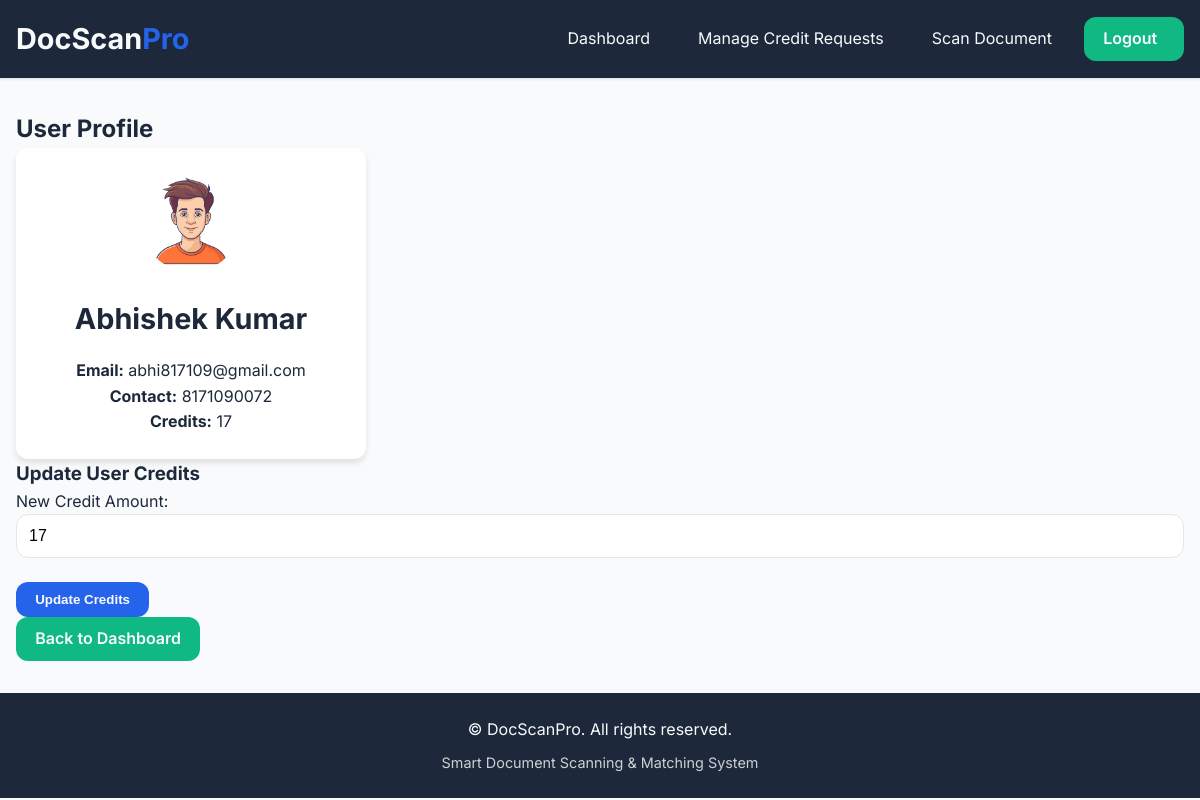
Page /admin/user/2 (signed in) on the committed database.
### tables this page shows
CREATE TABLE users (
            id INTEGER PRIMARY KEY AUTOINCREMENT,
            name TEXT NOT NULL,
            email TEXT UNIQUE NOT NULL,
            contact TEXT NOT NULL,
            password_hash TEXT NOT NULL,
            gender TEXT DEFAULT 'others',
            role TEXT DEFAULT 'user',
            credits INTEGER DEFAULT 20,
            last_reset DATE DEFAULT CURRENT_DATE
        );

### blueprints/admin.py (the view, shortened to what this page needs)
@admin_bp.route('/user/<int:user_id>', methods=['GET', 'POST'])
def admin_user_details(user_id):
    if 'user_id' not in session or session.get('role') != 'admin':
        flash('Unauthorized access.', 'error')
        return redirect('/')
    conn = get_db_connection()
    cursor = conn.cursor()
    cursor.execute("SELECT * FROM users WHERE id = ?", (user_id,))
    user = cursor.fetchone()
    conn.close()
    return render_template('admin_user_details.html', user=user)

### app.py (called while the page is built)
@app.after_request
def add_security_headers(response):
    response.headers['Strict-Transport-Security'] = 'max-age=31536000; includeSubDomains'
    response.headers['X-Content-Type-Options'] = 'nosniff'
    response.headers['X-Frame-Options'] = 'DENY'
    response.headers['X-XSS-Protection'] = '1; mode=block'
    response.headers['Content-Security-Policy'] = "default-src 'self' 'unsafe-inline' https://fonts.googleapis.com https://fonts.gstatic.com"
    return response

### blueprints/admin.py (called while the page is built)
def get_db_connection():
    conn = sqlite3.connect('database.db')
    conn.row_factory = sqlite3.Row
    return conn

### templates/admin_user_details.html (shortened to what this page needs)
{% extends "base.html" %}
{% block content %}
<div class="user-details-dashboard fade-in">
  <h2>User Profile</h2>
  <div class="user-card card">
    <div class="user-header">
      {% if user.gender == 'male' %}
        <img src="{{ url_for('static', filename='maleAvtar.png') }}" alt="Male Avatar" class="avatar">
      {% elif user.gender == 'female' %}
        <img src="{{ url_for('static', filename='femaleAvtar.png') }}" alt="Female Avatar" class="avatar">
      {% else %}
        <img src="{{ url_for('static', filename='defaultAvatar.png') }}" alt="Default Avatar" class="avatar">
      {% endif %}
      <h2>{{ user.name }}</h2>
    </div>
    <div class="user-info">
      <p><strong>Email:</strong> {{ user.email }}</p>
      <p><strong>Contact:</strong> {{ user.contact }}</p>
      <p><strong>Credits:</strong> {{ user.credits }}</p>
    </div>
  </div>
  <div class="update-credits card">
    <h3>Update User Credits</h3>
    <form method="POST">
      <div class="form-group">
        <label for="credits">New Credit Amount:</label>
        <input type="number" name="credits" id="credits" class="input-field" value="{{ user.credits }}" required>
      </div>
      <button type="submit" class="btn btn-primary">Update Credits</button>
    </form>
  </div>
  <a href="/admin/analytics" class="btn btn-secondary">Back to Dashboard</a>
</div>
{% endblock %}

### static/style.css (style rules this page uses)
:root { --primary: #2563eb; --primary-hover: #1d4ed8; --secondary: #10b981; --secondary-hover: #059669; --accent: #f59e0b; --dark: #1d293b; --light: #f8fafc; --background: #ffffff; --success: #10b981; --error: #ef4444; --warning: #f59e0b; --radius: 12px; --shadow-sm: 0 1px 3px rgba(0,0,0,0.12); --shadow-md: 0 4px 6px rgba(0,0,0,0.1); --shadow-lg: 0 10px 15px rgba(0,0,0,0.1); --transition: all 0.3s cubic-bezier(0.4, 0, 0.2, 1); }
* { margin: 0; padding: 0; box-sizing: border-box; }
body { font-family: 'Inter', system-ui, sans-serif; background: var(--light); color: var(--dark); line-height: 1.6; }
.btn { padding: 0.6rem 1.2rem; border: none; border-radius: var(--radius); cursor: pointer; font-weight: 600; transition: var(--transition); text-decoration: none; display: inline-block; }
.btn-primary { background: var(--primary); color: var(--light); }
.btn-secondary { background: var(--secondary); color: var(--light); }
.fade-in { animation: fadeIn 0.5s ease-out; }
.form-group { margin-bottom: 1.5rem; }
.input-field { width: 100%; padding: 0.75rem; border: 1px solid #e2e8f0; border-radius: var(--radius); font-size: 1rem; transition: var(--transition); }
.user-card { flex: 1 1 300px; max-width: 350px; background: #fff; border-radius: var(--radius); box-shadow: var(--shadow-md); padding: 1.5rem; text-align: center; }
.user-card .user-header { margin-bottom: 1rem; }
.user-card .avatar { width: 100px; height: 100px; border-radius: 50%; object-fit: cover; margin-bottom: 1rem; }
.user-card h2 { font-size: 1.8rem; margin-bottom: 0.5rem; }
.btn { padding: 0.6rem 1.2rem; min-width: 100px; border: none; border-radius: var(--radius); cursor: pointer; font-weight: 600; transition: var(--transition); text-decoration: none; display: inline-block; }

### rows in the picture
users: name "Abhishek Kumar", email "abhi817109@gmail.com", contact "8171090072", credits "17"
